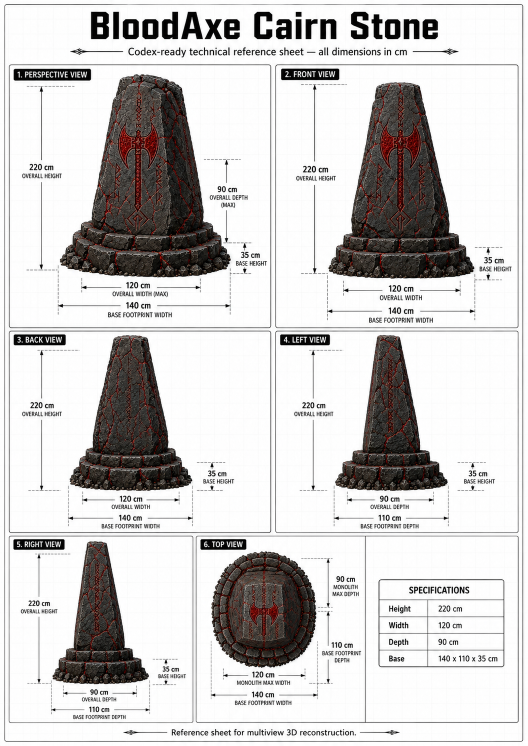
#> input picture docs/assets/reference/bloodaxe_cairnstone_asset/REF_GIA_BloodAxeCairnstoneAsset_A02_BlueprintTemplate.png, 1055 x 1491 px (shown at 1/2 size)
$ python -i measure_bloodaxe_cairnstone_a001_pixel_count_centers.py   (imports and definitions only)
#> lines starting #> are read from the running program, lines starting #| are printed output that depends on the picture
#> further down, picture is the input picture: PIL image 1055x1491 RGB; mean R, G, B 204.8, 202.6, 201.9
#!/usr/bin/env python3
"""Measure A001 top-view pixel-count centers before assembly.

This evidence pass counts source-owned pixels inside declared component windows.
It produces review masks and center markers only. It does not generate mesh,
move components, assemble components, infer geometry, or alter source pixels.
"""

from __future__ import annotations

import hashlib
import json
from pathlib import Path

from PIL import Image, ImageDraw, ImageFont


ROOT = Path(__file__).resolve().parents[2]
ASSET_NAME = "SM_GIA_BloodAxeCairnstone_A001"
SOURCE = ROOT / "docs/assets/reference/bloodaxe_cairnstone_asset/REF_GIA_BloodAxeCairnstoneAsset_A02_BlueprintTemplate.png"
OUT_DIR = ROOT / "Saved/Automation/DCC" / ASSET_NAME
CENTER_DIR = OUT_DIR / "FreshEvidence" / "PixelCountCenters"
RESTART_MANIFEST = OUT_DIR / f"{ASSET_NAME}_A001BlueprintRestartManifest.json"
ORIENTATION_MANIFEST = OUT_DIR / f"{ASSET_NAME}_A001OrientationPixelManifest.json"
FORMULA_MANIFEST = OUT_DIR / f"{ASSET_NAME}_A001MeasurementFormulaManifest.json"
CENTER_MANIFEST = OUT_DIR / f"{ASSET_NAME}_A001PixelCountCenterManifest.json"
CENTER_OVERLAY = OUT_DIR / f"{ASSET_NAME}_A001PixelCountCenterOverlay.png"
CENTER_REVIEW_BOARD = OUT_DIR / f"{ASSET_NAME}_A001PixelCountCenterReviewBoard.png"


REFERENCE_CENTER = (550.0, 1238.0)


COMPONENTS = {
    "primary_monolith_footprint": {
        "stable_component_id": "primary_monolith",
        "source_view": "top",
        "window_px": (454, 1142, 662, 1336),
        "seed_px": (550, 1238),
        "reviewed_perimeter_points_px": [
            (463, 1148),
            (510, 1146),
            (560, 1146),
            (604, 1149),
            (626, 1162),
            (638, 1194),
            (638, 1244),
            (626, 1283),
            (595, 1298),
            (545, 1302),
            (494, 1298),
            (462, 1285),
            (445, 1252),
            (443, 1212),
            (450, 1176),
        ],
        "reviewed_perimeter_replaces_seed_mask": True,
        "rejected_seed_mask_reason": "seed-connected source mask clipped/undercounted the true primary monolith right/lower edge because pale edge pixels and artifacts failed the object-pixel test",
        "color": (228, 42, 42),
        "reuse_role": "standalone_or_assembly_component",
        "world_meaning": "top-view filled footprint for the main vertical stone",
    },
    "upper_socket_ring_outer_footprint": {
        "stable_component_id": "upper_socket_ring",
        "source_view": "top",
        "window_px": (423, 1117, 648, 1358),
        "seed_px": (500, 1125),
        "color": (255, 138, 30),
        "reuse_role": "standalone_or_assembly_component",
        "world_meaning": "top-view outer footprint candidate for the upper socket/ring layer",
    },
    "support_base_outer_footprint": {
        "stable_component_id": "support_base",
        "source_view": "top",
        "window_px": (413, 1114, 648, 1358),
        "seed_px": (500, 1125),
        "color": (0, 185, 255),
        "reuse_role": "standalone_or_assembly_component",
        "world_meaning": "top-view outer footprint for the full support/base layer",
    },
    "full_top_assembly_footprint": {
        "stable_component_id": "assembled_top_footprint_review_only",
        "source_view": "top",
        "window_px": (413, 1114, 648, 1358),
        "seed_px": (500, 1125),
        "color": (205, 80, 255),
        "reuse_role": "review_only_not_a_separate_export",
        "world_meaning": "top-view filled assembly footprint for comparison only",
    },
}


RESAMPLE_LANCZOS = getattr(Image, "Resampling", Image).LANCZOS
RESAMPLE_NEAREST = getattr(Image, "Resampling", Image).NEAREST


def font(size: int) -> ImageFont.ImageFont:
    candidates = [
        "/usr/share/fonts/truetype/dejavu/DejaVuSans.ttf",
        "/usr/share/fonts/truetype/liberation2/LiberationSans-Regular.ttf",
    ]
    for candidate in candidates:
        try:
            return ImageFont.truetype(candidate, size)
        except OSError:
            continue
    return ImageFont.load_default()


def sha256_file(path: Path) -> str:
    return hashlib.sha256(path.read_bytes()).hexdigest()


def read_json(path: Path) -> dict[str, object]:
    return json.loads(path.read_text())


# [135 lines left out: functions verify_preconditions, is_source_owned_object_pixel, collect_raw_pixels, connected_object_pixels, fill_row_spans, polygon_pixels and 1 more, not called in this run]


def centroid(pixels: set[tuple[int, int]]) -> tuple[float, float]:
    count = len(pixels)
    return sum(x for x, _ in pixels) / count, sum(y for _, y in pixels) / count


# [113 lines left out: functions measure_pixels, draw_cross, draw_window, create_overlay, not called in this run]


def create_review_board(source: Image.Image, results: list[dict[str, object]]) -> None:
#> called with results = 'out.png'
    board = Image.new("RGB", (1800, 1280), (245, 243, 238))
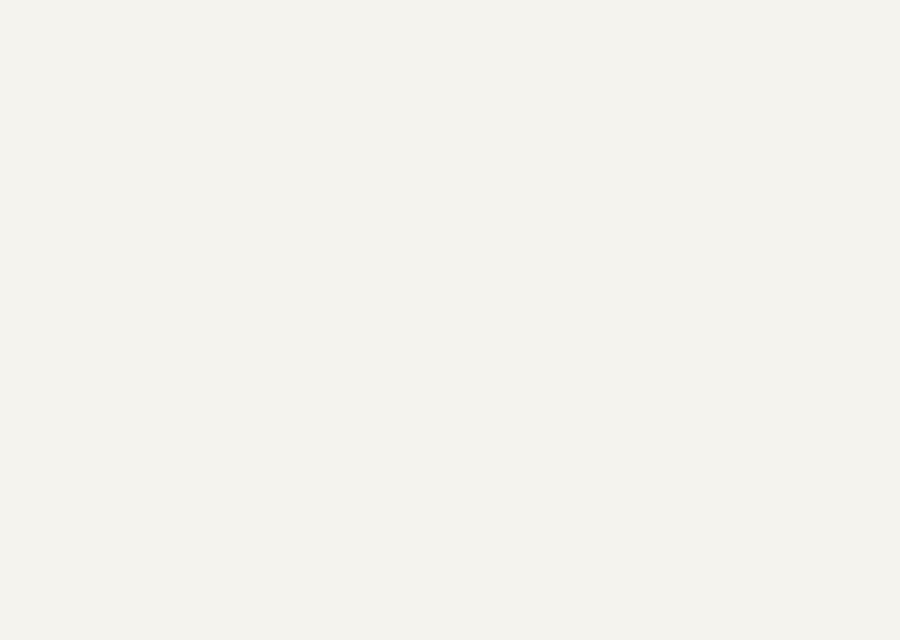
#> board: PIL image 1800x1280 RGB (shown at 1/2 size); mean R, G, B 245, 243, 238
    draw = ImageDraw.Draw(board)
    draw.text((40, 28), "A001 Pixel-Count Center Review", fill=(24, 21, 18), font=font(30))
    draw.text((40, 76), "Masks show counted source-owned pixels. These are center evidence only until approved.", fill=(55, 48, 42), font=font(18))

    source_crop = (392, 1070, 724, 1450)
    top_panel = source.crop(source_crop).copy()
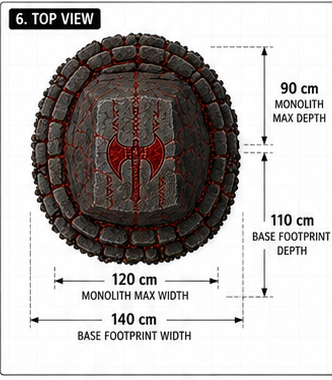
#> top_panel: PIL image 332x380 RGB; mean R, G, B 182.4, 178.1, 176.7
    panel_draw = ImageDraw.Draw(top_panel)
    for result in results:
        color = tuple(result["color_rgb"])  # type: ignore[arg-type]
        center = result["pixel_count_center"]
        shifted_center = (float(center[0]) - source_crop[0], float(center[1]) - source_crop[1])
        shifted_window = [
            result["window_px"][0] - source_crop[0],  # type: ignore[index]
            result["window_px"][1] - source_crop[1],  # type: ignore[index]
            result["window_px"][2] - source_crop[0],  # type: ignore[index]
            result["window_px"][3] - source_crop[1],  # type: ignore[index]
        ]
        draw_window(panel_draw, shifted_window, color, str(result["component_name"]))
        draw_cross(panel_draw, shifted_center, color, str(result["stable_component_id"]), 8)
    top_panel = top_panel.resize((664, 760), RESAMPLE_LANCZOS)
    board.paste(top_panel, (40, 130))
    draw.rectangle((40, 130, 704, 890), outline=(70, 64, 56), width=2)
    draw.text((40, 908), "Top-view center overlay", fill=(32, 28, 24), font=font(20))

    for index, result in enumerate(results):
        mask = Image.open(ROOT / result["filled_footprint_mask_path"]).convert("L")  # type: ignore[arg-type]
        preview = Image.new("RGB", source.size, (16, 16, 16))
        color = tuple(result["color_rgb"])  # type: ignore[arg-type]
        preview.paste(color, mask=mask)
        crop = preview.crop(source_crop)
        crop = crop.resize((332, 380), RESAMPLE_NEAREST)
        col = index % 2
        row = index // 2
        x = 760 + col * 500
        y = 130 + row * 500
        board.paste(crop, (x, y))
        draw.rectangle((x, y, x + crop.width, y + crop.height), outline=(70, 64, 56), width=2)
        draw.text((x, y + 396), str(result["component_name"]), fill=(32, 28, 24), font=font(19))
        draw.text((x, y + 426), f"filled count: {result['filled_footprint_pixel_count']}", fill=(58, 52, 46), font=font(16))
        draw.text((x, y + 452), f"center: {result['pixel_count_center']}", fill=(58, 52, 46), font=font(16))
        draw.text((x, y + 478), f"delta: {result['delta_from_reference_center_px']}", fill=(58, 52, 46), font=font(16))

    board.save(CENTER_REVIEW_BOARD)


# [97 lines left out: functions build_manifest, main, not called in this run]


# [2 lines not run here, left out]

>>> from PIL import Image
>>> picture = Image.open('../../docs/assets/reference/bloodaxe_cairnstone_asset/REF_GIA_BloodAxeCairnstoneAsset_A02_BlueprintTemplate.png')
#> (the run stopped early here; a loop or call above may not have finished)
